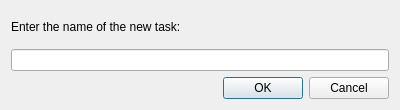
<?xml version="1.0" encoding="UTF-8"?>
<ui version="4.0">
 <class>NewTaskDialog</class>
 <widget class="QDialog" name="NewTaskDialog">
  <property name="geometry">
   <rect>
    <x>0</x>
    <y>0</y>
    <width>400</width>
    <height>110</height>
   </rect>
  </property>
  <property name="windowTitle">
   <string>Name of the task</string>
  </property>
  <layout class="QVBoxLayout" name="verticalLayout_2">
   <item>
    <layout class="QVBoxLayout" name="verticalLayout">
     <item>
      <widget class="QLabel" name="label">
       <property name="text">
        <string>Enter the name of the new task:</string>
       </property>
      </widget>
     </item>
     <item>
      <widget class="QLineEdit" name="lineEdit"/>
     </item>
    </layout>
   </item>
   <item>
    <widget class="QDialogButtonBox" name="buttonBox">
     <property name="orientation">
      <enum>Qt::Horizontal</enum>
     </property>
     <property name="standardButtons">
      <set>QDialogButtonBox::Cancel|QDialogButtonBox::Ok</set>
     </property>
    </widget>
   </item>
  </layout>
 </widget>
 <resources/>
 <connections>
  <connection>
   <sender>buttonBox</sender>
   <signal>accepted()</signal>
   <receiver>NewTaskDialog</receiver>
   <slot>accept()</slot>
   <hints>
    <hint type="sourcelabel">
     <x>248</x>
     <y>254</y>
    </hint>
    <hint type="destinationlabel">
     <x>157</x>
     <y>274</y>
    </hint>
   </hints>
  </connection>
  <connection>
   <sender>buttonBox</sender>
   <signal>rejected()</signal>
   <receiver>NewTaskDialog</receiver>
   <slot>reject()</slot>
   <hints>
    <hint type="sourcelabel">
     <x>316</x>
     <y>260</y>
    </hint>
    <hint type="destinationlabel">
     <x>286</x>
     <y>274</y>
    </hint>
   </hints>
  </connection>
 </connections>
</ui>
